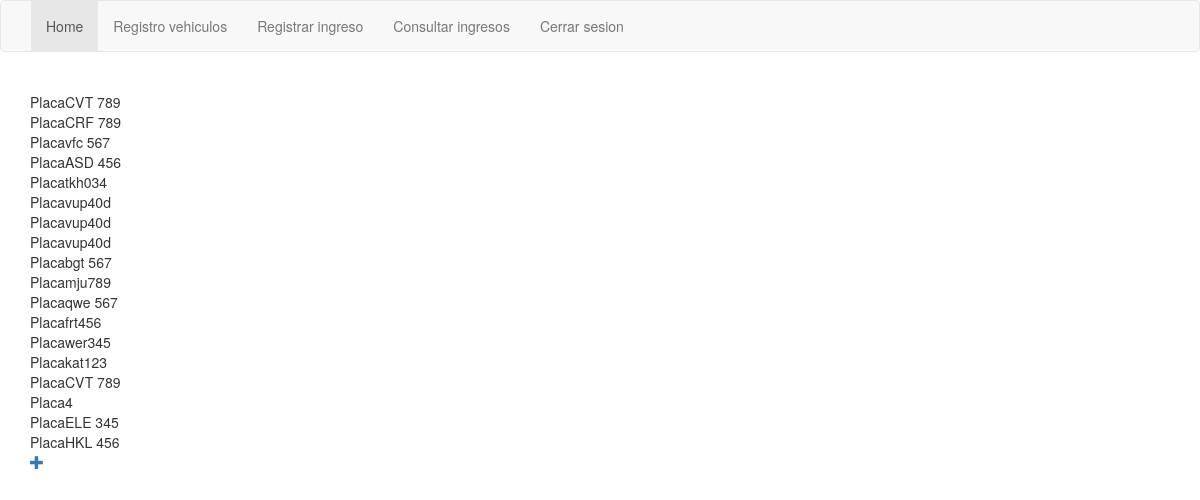
Page /gestion/listar/vehiculos (signed in) on the earlier database version.
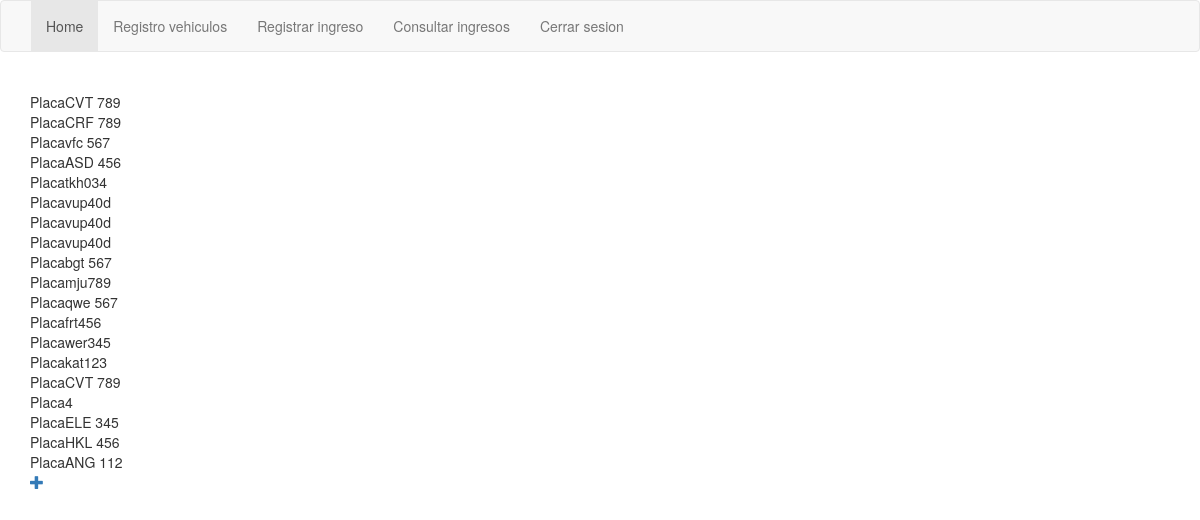
Same page on the later database version.
### gestion/models.py (models this page shows, shortened)
class Vehiculo(models.Model):
    cliente = models.ForeignKey(Cliente, verbose_name='cliente', on_delete=models.CASCADE)
    cilindraje = models.CharField('Cilindraje', max_length=200, null=True, blank=True)
    tiempos = models.CharField('Tiempos', max_length=200, null=True, blank=True)
    placa = models.CharField('Placa', max_length=200)
    modelo = models.CharField('Modelo', max_length=200, null=True, blank=True)
    puertas = models.IntegerField('Puertas', null=True, blank=True)
    foto = models.FileField('Foto', upload_to='vehiculos', null=True, blank=True)
    tipo = models.ForeignKey(TipoVehiculo, verbose_name='Tipo vehiculo', on_delete=models.CASCADE)

### gestion/views.py (the view)
# urls.py: path('listar/vehiculos', login_required(views.listar_vehiculos), name='listar_vehiculo'),
def listar_vehiculos(request):
    vehiculos = models.Vehiculo.objects.all()
    return render(request, 'gestion/lista_vehiculos.html',{'vehiculos':vehiculos})

### gestion/templates/gestion/lista_vehiculos.html
{% extends 'gestion/base.html' %}
{% block content %}
    <br>
    <table>
        {% for vehiculo in vehiculos %}
        <tr>
            <td>
                Placa
            </td>
            <td>
                {{vehiculo.placa}}
            </td>
        </tr>
        {% endfor %}
    </table>
    <a href="{% url 'nuevo_vehiculo' %}" class="top-menu"><span class="glyphicon glyphicon-plus"></span></a>
</body>
{% endblock content %}

Differences in the rows shown:
added Vehiculo: placa "ANG 112"
